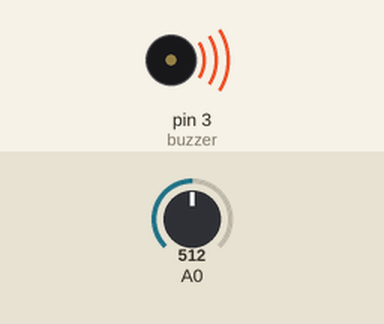
A sketch run on a simulated Arduino Uno, built with avr-gcc and run on an emulated ATmega328P. Parts: buzzer (waves = sounding). The test bench sets the inputs (shaded band); at power-on: A0 = 512. What the sketch prints to the serial monitor is not drawn.

Above: at 0.1 s.
At 1.1 s:
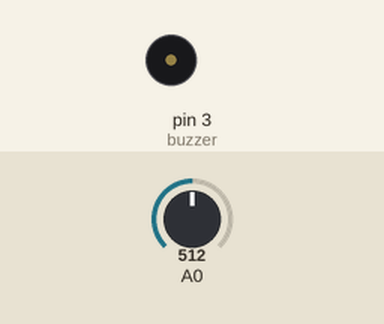
Timing chart, 0 to 2.6 s (numbered marks = the images above):
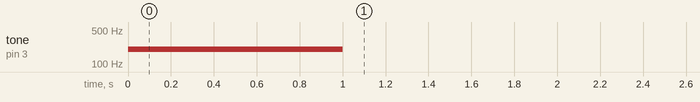

The sketch:

Ex10.ino
```cpp
String tempText;

int buzzer = 3, limit = 100, temp, cont = 0;

void setup() {

    Serial.begin(9600);

}

void loop() {

    temp = (map(((analogRead(A0) - 20) * 3.04), 0, 1023, -40, 125));
    tempText = String(temp);

    //Caso exceda o limite, toca o alarme por 1s e depois desliga
    if(temp >= limit && cont == 0){
        tone(buzzer, 200, 1000);
      	cont++;
    } else if(temp <= limit) {
    	cont = 0;
    }

    Serial.println("A temperatura e: " + tempText);

}
```

Measured:
- by itself, tone on pin 3 (buzzer): silent → 200 Hz at 0.00 s, → silent 1.0 s later
